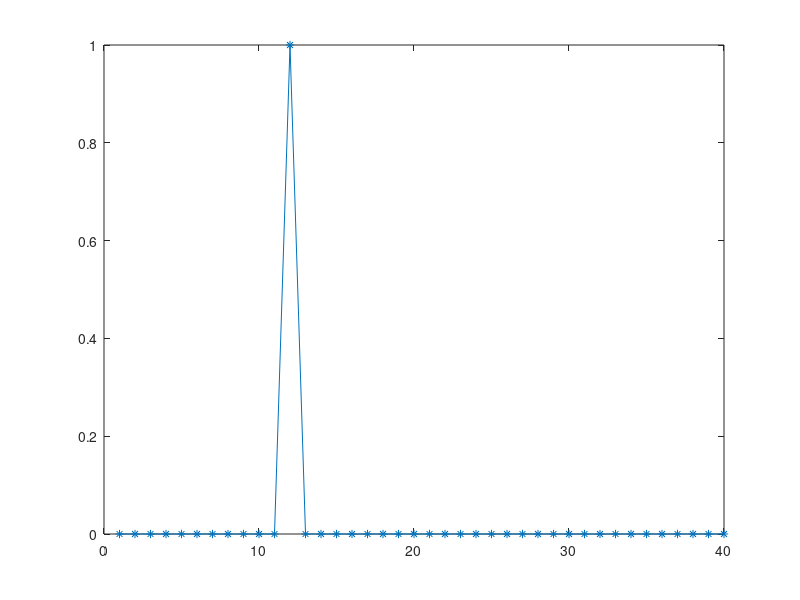

MATLAB code to generate this figure:
function temple_abm_mexican_wave_alternative
%TEMPLE_ABM_MEXICAN_WAVE_ALTERNATIVE
%   Model for a Mexican wave in a sports stadium, generated by
%   spectators who stand up and sit down to create the wave as
%   an emergent structure. The provided model is very simple
%   and should be improved. Model: 0=sitting; 1=standing.
%   Update rule: if sitting and left neighbor standing, then
%   stand up; if standing, then sit down.
%
%   This file does the same as TEMPLE_ABM_MEXICAN_WAVE,
%   however in an alternative fashion: the update rule is done
%   in a non-vectorized fashion, and plotting is done
%   graphically.
%
% 01/2016 by Benjamin Seibold
%            http://www.math.temple.edu/~seibold/

% Parameters
n = 40; % number of agents

% Initialization
x = double(1:n==round(n/3)); % a single agent is standing up

% Computation
for j = 1:80 % time loop
    % Plotting
    clf
    plot(1:n,x,'*-')
    % Update rule
    x0 = x; % create a copy of state vector
    xs = x([end 1:end-1]); % right-shifted copy of state vector
    for i = 1:n % loop over state vector elements
        if x0(i)==0&&xs(i)==1 % if 0 & left neighbor 1,
            x(i) = 1; % become 1
        elseif x0(i)==1 % if 1,
            x(i) = 0; % become 0
        end
    end
    pause
end
